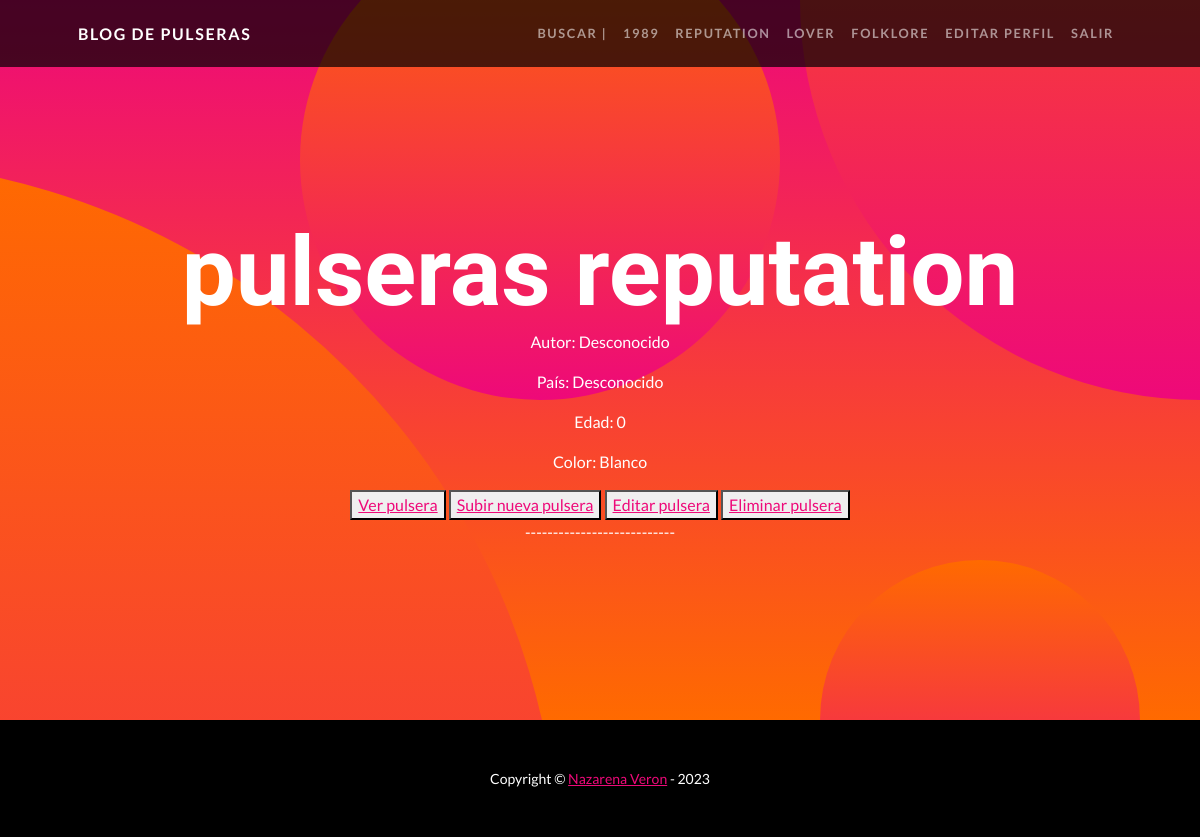
Page /TS/reputation/list (signed in) on the earlier database version.
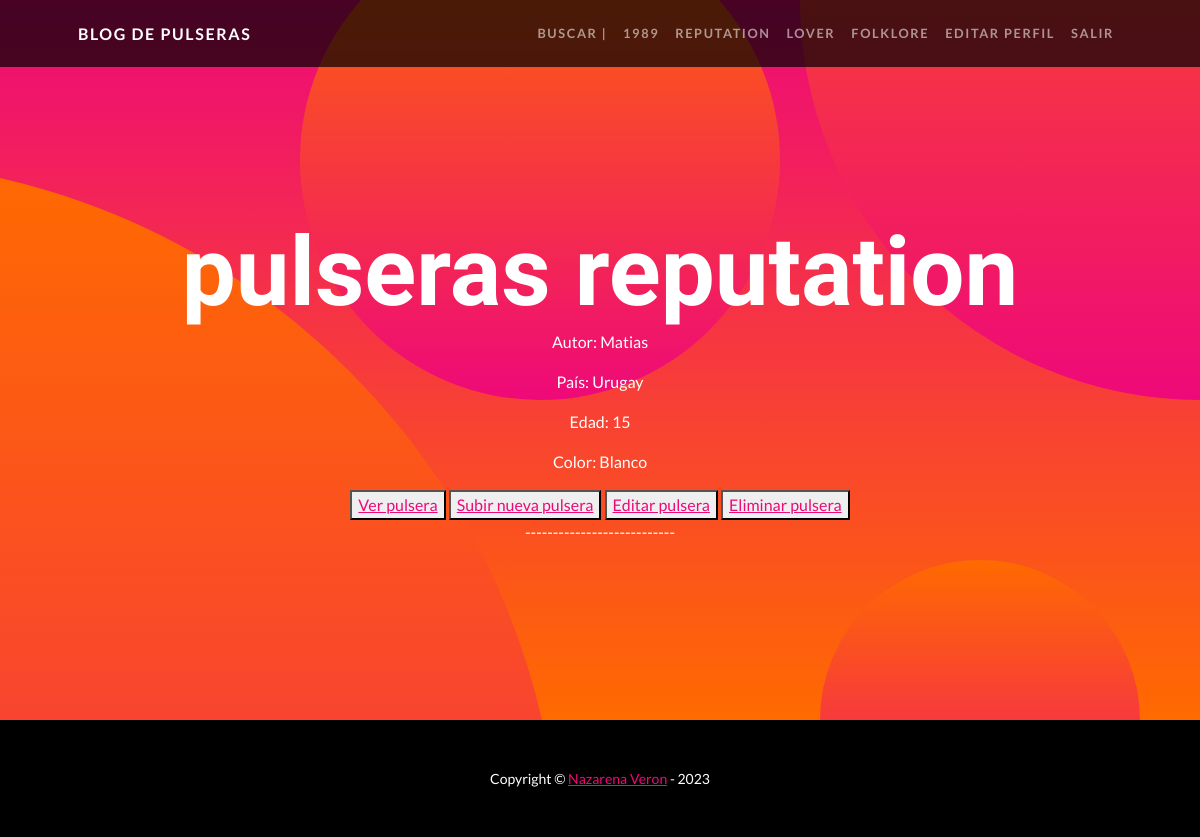
Same page on the later database version.
### BlogApp/models.py (models this page shows, shortened)
class pulseraReputation(models.Model):
    imagen = models.ImageField(upload_to='pulseras_fotos', null=False, blank=False, default="n")
    autor = models.CharField(max_length=100, default="Desconocido")
    pais = models.CharField(max_length=50, default="Desconocido")
    edad = models.PositiveIntegerField(default=13)
    color_predominante = models.CharField(max_length=30, default="Blanco")

### BlogApp/views.py (the view)
# urls.py: path('reputation/list', ListaReputation.as_view(), name="ver_reputation"),
class ListaReputation(LoginRequiredMixin, ListView):
    model = pulseraReputation

### BlogApp/templates/BlogApp/pulserareputation_list.html (shortened to what this page needs)
{% extends "BlogApp/welcome.html" %}
{% load static %}
{% block texto1 %}<h1 class="masthead-heading mb-0">pulseras reputation</h1>{% endblock%}
{% block FORM %}
{% for reputation in object_list %}
<p>Autor: {{reputation.autor}}</p>
<p>País: {{reputation.pais}}</p>
<p>Edad: {{reputation.edad}}</p>
<p>Color: {{reputation.color_predominante}}</p>
<button><a href="{% url 'detalle_reputation' reputation.id %}">Ver pulsera</a></button>
<button><a href="{% url 'crear_reputation'  %}"> Subir nueva pulsera</a></button>
<button><a href="{% url 'actualizar_reputation' reputation.id  %}"> Editar pulsera</a></button>
<button><a href="{% url 'borrar_reputation' reputation.id  %}"> Eliminar pulsera</a></button>
<p>---------------------------</p>
{% endfor %}
{% endblock %}

Differences in the rows shown:
removed pulseraReputation: autor "Desconocido", pais "Desconocido", edad "0", color_predominante "Blanco"
added pulseraReputation: autor "Matias", pais "Urugay", edad "15", color_predominante "Blanco"
